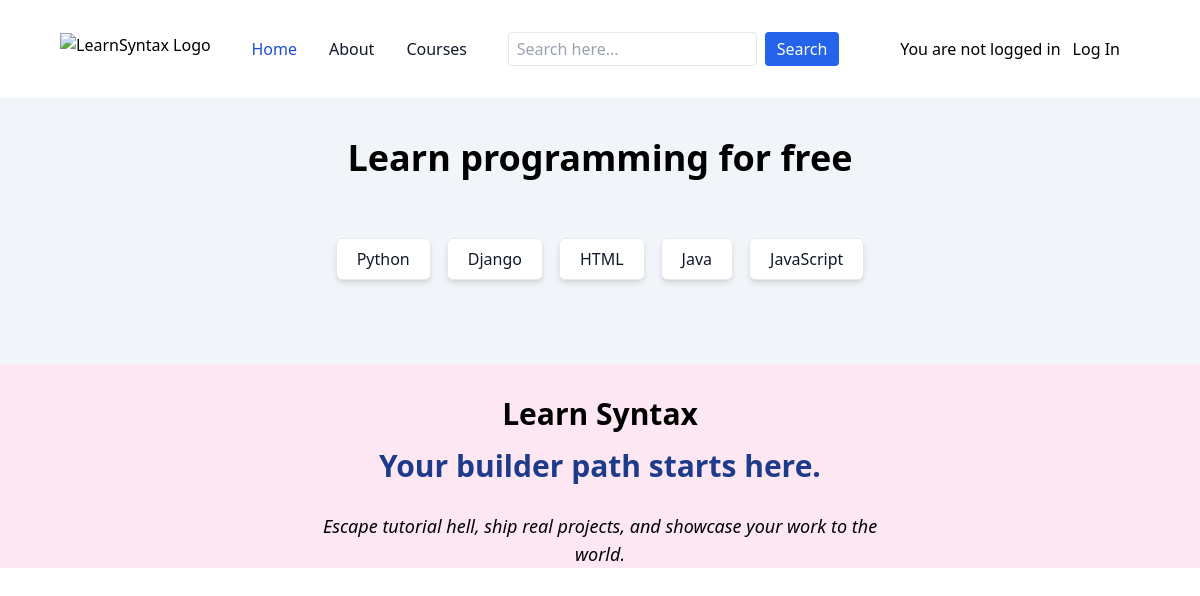
The page / on the database its author committed.
### tutorial/models.py (models this page shows, shortened)
class Course(models.Model):
    name = models.CharField(max_length=200)
    slug = models.SlugField(blank=True, null=True)
    description = models.TextField(blank=True, null=True)
    image = models.ImageField(upload_to="media/", blank=True, null=True)
    created_at = models.DateTimeField(auto_now_add=True)
    user = models.ForeignKey(User, on_delete=models.CASCADE, null=True, blank=True)

### tutorial/views.py (the view)
# urls.py: path("", home, name="homepage"),
def home(request):
    data = {}
    data['courses'] = Course.objects.all()
    return render(request, 'public/home.html', data)

### tutorial/templates/public/home.html
{% extends 'public/base.html' %}
{% block content %}
<div class="flex flex-col bg-slate-100 w-full">
  <div class="flex py-10 items-center justify-center w-full">
    <h2 class="text-4xl font-extrabold text-center">Learn programming for free</h2>
  </div>
  <div class="flex flex-wrap justify-center px-[15%] py-5 gap-4 w-full">
    {% for course in courses %}
      <a href="{% url 'coursedetails' course.slug course.id %}"
         class="py-2 px-5 border border-gray-200 bg-white text-gray-900 rounded-md
                shadow-md transition-transform duration-300 hover:scale-110 hover:shadow-xl">
        {{ course.name }}
      </a>
    {% empty %}
      <p class="text-gray-600 text-center w-full">No courses available</p>
    {% endfor %}
  </div>
  <div class="bg-pink-100 text-center mt-16">
    <div class="flex flex-col mt-8 gap-4">
      <h1 class="text-3xl font-bold text-black">Learn Syntax</h1>
    <h1 class="text-3xl font-extrabold text-blue-900">Your builder path starts here.</h1>
    <p class="text-lg font-medium leading italic tracking-widet mt-3">Escape tutorial hell, ship real projects, and showcase your work to the <br> world.</p>
    </div>
  </div>
</div>
{% endblock content %}

### rows shown on the page
Course: name "Python"
Course: name "Django"
Course: name "HTML"
Course: name "Java"
Course: name "JavaScript"
